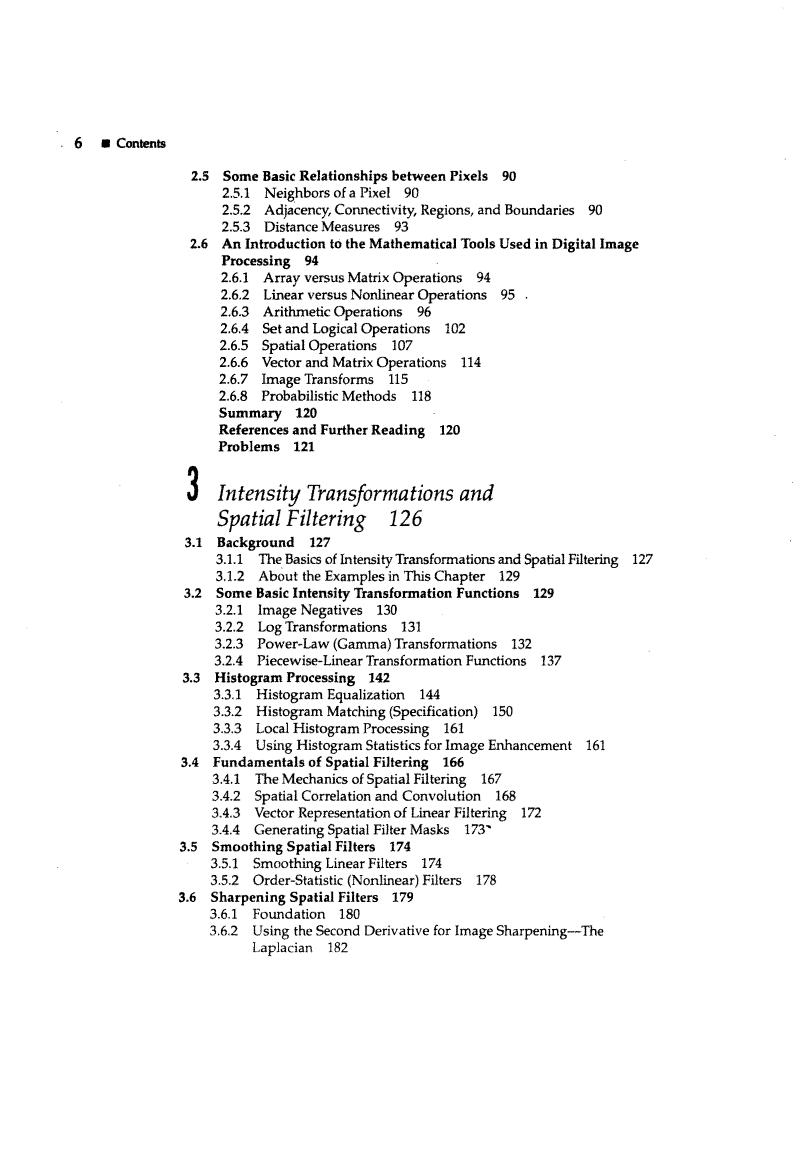
//> input picture Lab 3/Images/DIP_GW_page.tif, 2434 x 3459 px (shown at 1/3 size)
$ ./morphological   (built with g++ and OpenCV 4)
//> lines starting //> are read from the running program, lines starting //| are printed output that depends on the picture; after the words box and inside, x2 and y2 are one past the last pixel; in counts of white or black regions, pixels touching at a corner belong together
#include <iostream>
#include <string>
#include <opencv2/core/core.hpp>
#include "opencv2/imgproc/imgproc.hpp"
#include "opencv2/highgui/highgui.hpp"

using namespace std;
using namespace cv;

int main(){
	Mat img[4];
	string windowName;
	Mat ERelementRECT, ERelementELL, ERelementCROSS, DILelementRECT, DILelementELL, DILelementCROSS;
	Mat erodedRECT, erodedELL, erodedCROSS, dilatedRECT, dilatedELL, dilatedCROSS;
	Mat fixed, patrat;
	int morph_size = 1;
	Mat element = getStructuringElement(MORPH_RECT, Size(2 * morph_size + 1, 2 * morph_size + 1 ), Point(morph_size, morph_size));
	int erosion_size = 6;
	int dilation_size = 10;

	img[0] = imread("/Users/jesusjimsa/Dropbox/Documentos/Universidad/3 - Primer cuatrimestre/Digital Processing of Images/Prácticas/Digital-Processing-of-Images-UAIC/Lab 3/Images/basic_shapes.png");
//> basic_shapes.png cannot be read in this run, so this picture is empty
	img[1] = imread("/Users/jesusjimsa/Dropbox/Documentos/Universidad/3 - Primer cuatrimestre/Digital Processing of Images/Prácticas/Digital-Processing-of-Images-UAIC/Lab 3/Images/DIP_GW_page.tif");
//> img[1] is the input picture: 3459 rows x 2434 cols, CV_8UC3; 96.1% white; 1584 black regions (120 under 20 px), largest, box (x1, y1, x2, y2) and area: (561, 1397, 595, 1503) 1888, (419, 418, 470, 444) 746, (1254, 867, 1311, 911) 722
	patrat = imread("/Users/jesusjimsa/Dropbox/Documentos/Universidad/3 - Primer cuatrimestre/Digital Processing of Images/Prácticas/Digital-Processing-of-Images-UAIC/Lab 3/Images/patrat_cu_pete.tif");
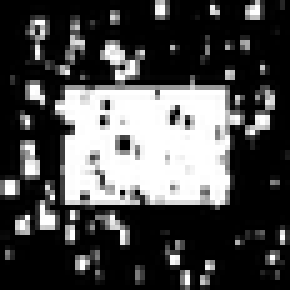
//> input picture Lab 3/Images/patrat_cu_pete.tif, 58 x 58 px, shrunk from 200 x 200 before the run (shown 5 times larger)
//> patrat is the input picture: 58 rows x 58 cols, CV_8UC3; min 0, max 255, mean 74.9
	img[3] = imread("/Users/jesusjimsa/Dropbox/Documentos/Universidad/3 - Primer cuatrimestre/Digital Processing of Images/Prácticas/Digital-Processing-of-Images-UAIC/Lab 3/Images/shapes.png");
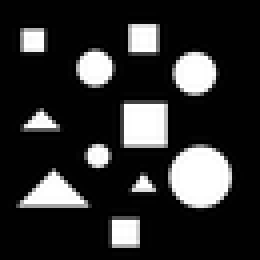
//> input picture Lab 3/Images/shapes.png, 65 x 65 px, shrunk from 225 x 225 before the run (shown 4 times larger)
//> img[3] is the input picture: 65 rows x 65 cols, CV_8UC3; min 0, max 255, mean 46.2

	// Check if the images were opened right
	for(int i = 0; i < 4; i++){
		if(!img[i].data){
			cout << "Image " << i << " could not be opened" << endl;
		}
	}

	//Erosion
	ERelementRECT = getStructuringElement(MORPH_RECT, Size(2 * erosion_size + 1, 2 * erosion_size + 1), Point(erosion_size, erosion_size));
	ERelementELL = getStructuringElement(MORPH_ELLIPSE, Size(2 * erosion_size + 1, 2 * erosion_size + 1), Point(erosion_size, erosion_size));
	ERelementCROSS = getStructuringElement(MORPH_CROSS, Size(2 * erosion_size + 1, 2 * erosion_size + 1), Point(erosion_size, erosion_size));
	erode(img[1], erodedRECT, ERelementRECT);
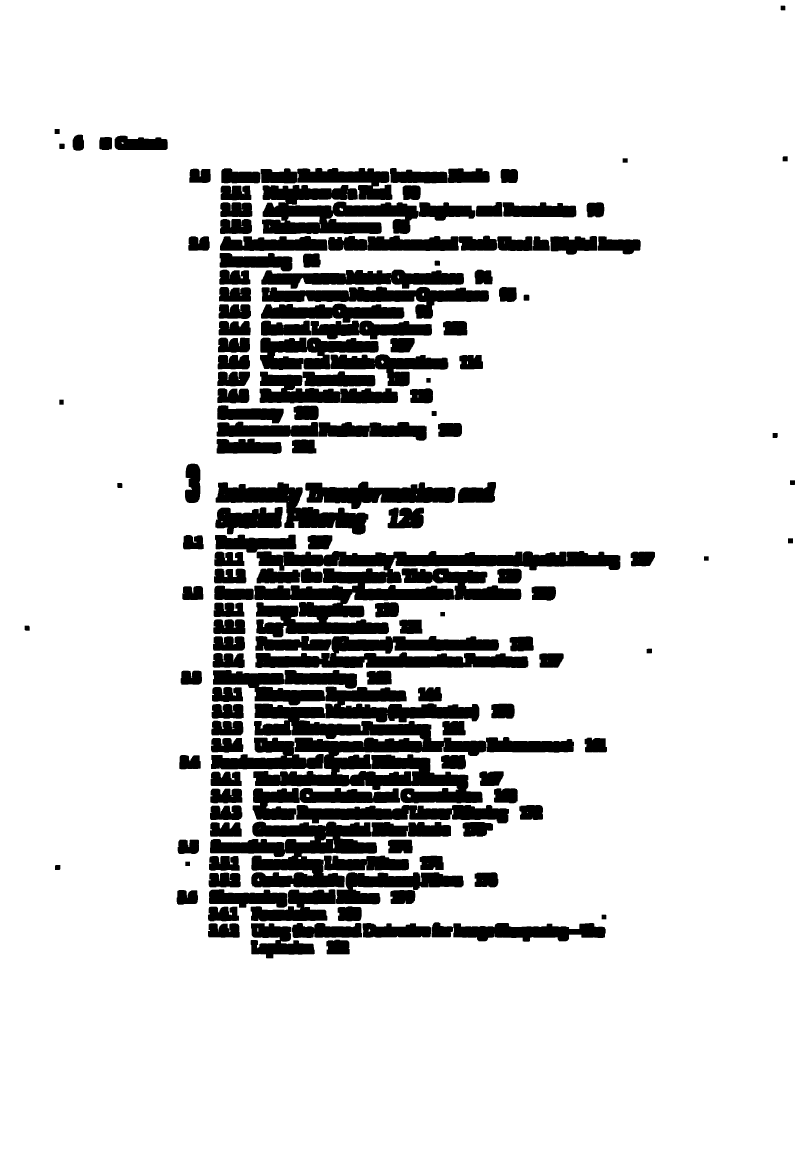
//> erodedRECT: 3459 rows x 2434 cols, CV_8UC3 (shown at 1/3 size); 85.5% white; 159 black regions, largest, box (x1, y1, x2, y2) and area: (760, 2111, 1722, 2410) 104788, (763, 1653, 1861, 1912) 99105, (630, 2465, 1131, 2662) 51734
	erode(img[1], erodedELL, ERelementELL);
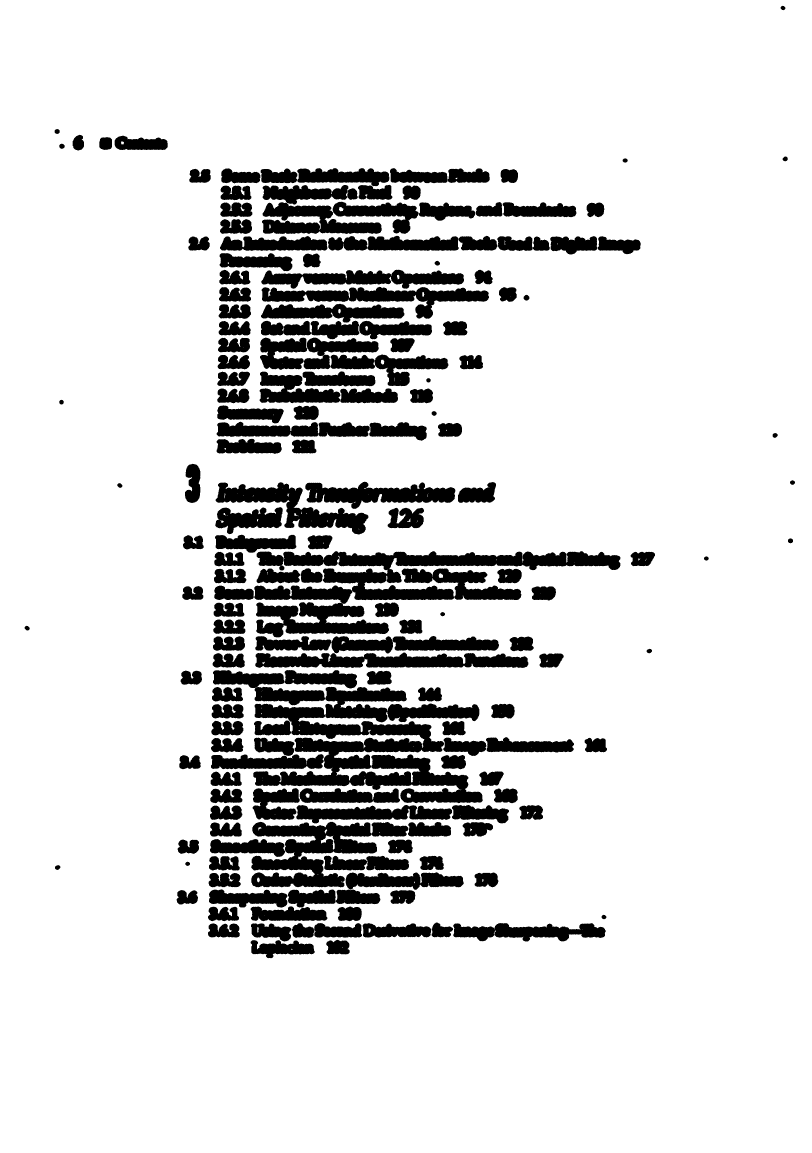
//> erodedELL: 3459 rows x 2434 cols, CV_8UC3 (shown at 1/3 size); 86.7% white; 183 black regions, largest, box (x1, y1, x2, y2) and area: (763, 1653, 1861, 1912) 88903, (760, 2111, 1448, 2410) 80268, (754, 2465, 1131, 2662) 40038
	erode(img[1], erodedCROSS, ERelementCROSS);
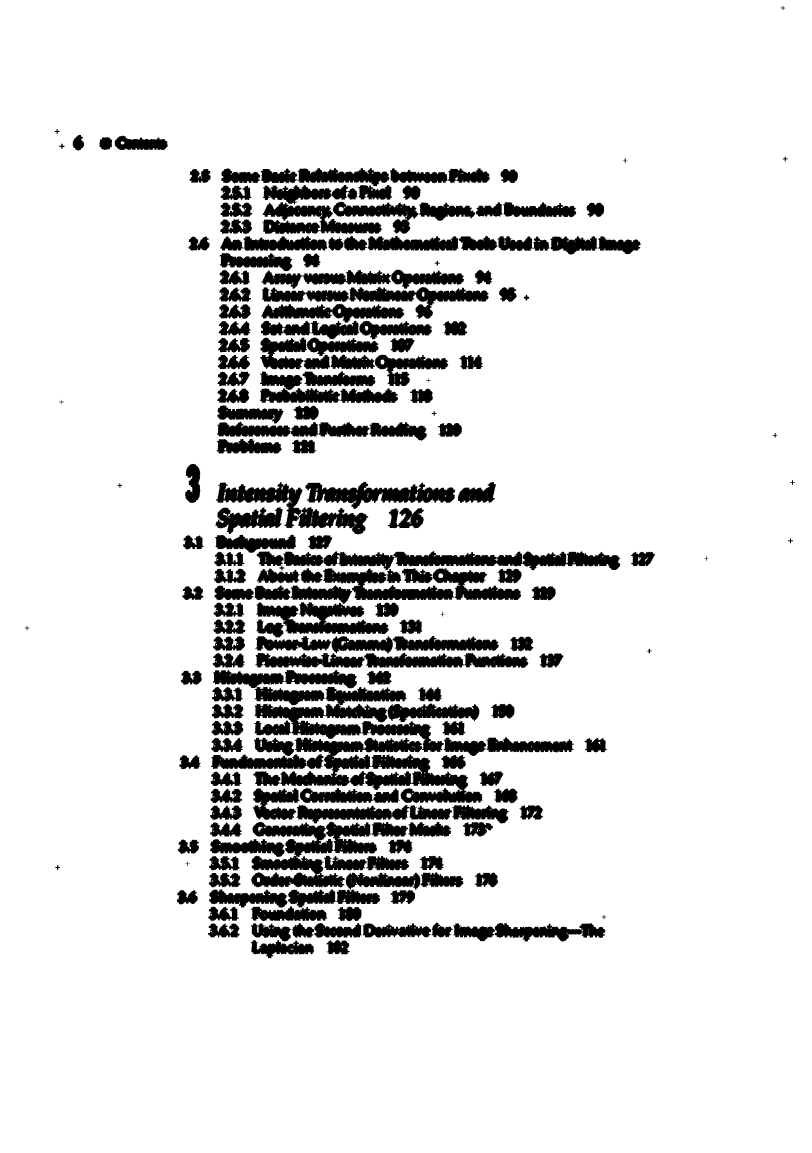
//> erodedCROSS: 3459 rows x 2434 cols, CV_8UC3 (shown at 1/3 size); 88.1% white; 203 black regions, largest, box (x1, y1, x2, y2) and area: (760, 2111, 1448, 2410) 72969, (754, 2465, 1131, 2662) 36317, (1180, 1653, 1861, 1711) 22170

	//Dilation
	DILelementRECT = getStructuringElement(MORPH_RECT, Size(2 * dilation_size + 1, 2 * dilation_size + 1), Point(dilation_size, dilation_size));
	DILelementELL = getStructuringElement(MORPH_ELLIPSE, Size(2 * dilation_size + 1, 2 * dilation_size + 1), Point(dilation_size, dilation_size));
	DILelementCROSS = getStructuringElement(MORPH_CROSS, Size(2 * dilation_size + 1, 2 * dilation_size + 1), Point(dilation_size, dilation_size));
	dilate(img[1], dilatedRECT, DILelementRECT);
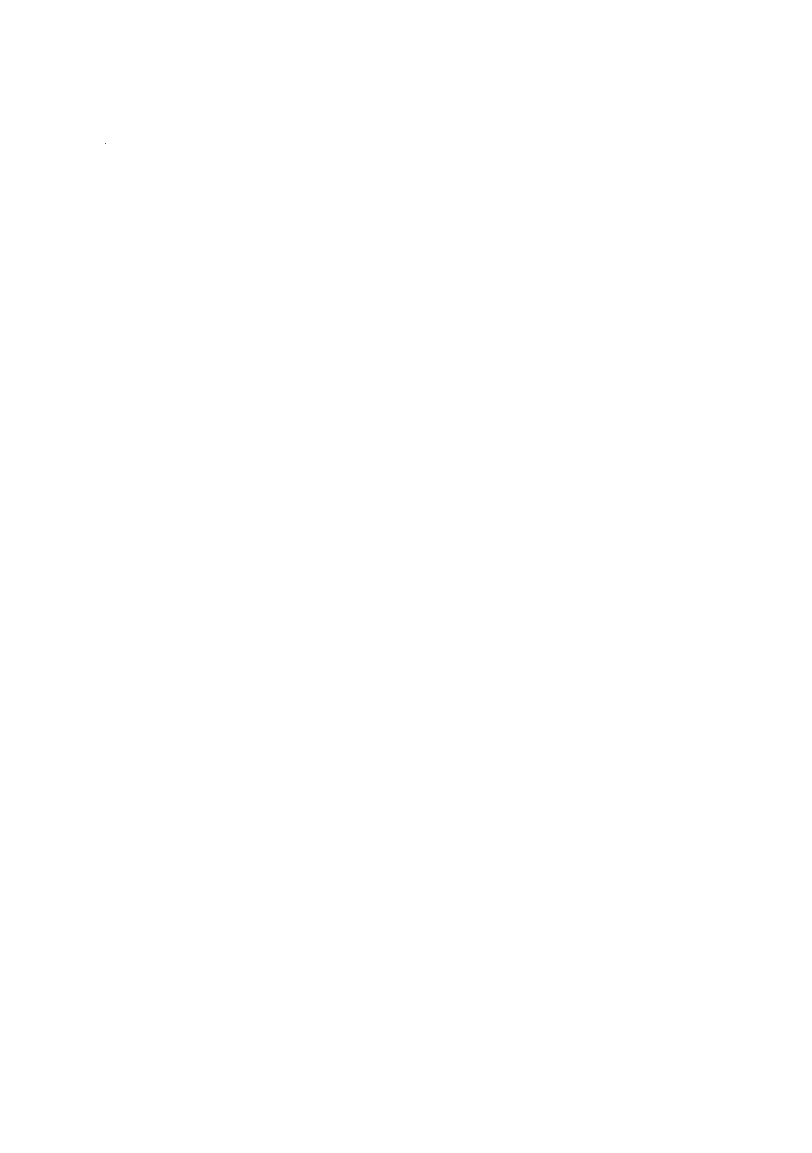
//> dilatedRECT: 3459 rows x 2434 cols, CV_8UC3 (shown at 1/3 size); 100% white; black in thin lines or dots, all inside (x1, y1, x2, y2) = (316, 429, 318, 432)
	dilate(img[1], dilatedELL, DILelementELL);
//> dilatedELL: 3459 rows x 2434 cols, CV_8UC3; 100% white; black in thin lines or dots, all inside (x1, y1, x2, y2) = (315, 428, 318, 433)
	dilate(img[1], dilatedCROSS, DILelementCROSS);
//> dilatedCROSS: 3459 rows x 2434 cols, CV_8UC3; 100% white; black in thin lines or dots, all inside (x1, y1, x2, y2) = (314, 428, 1294, 2089)

	// Opening and closing
	morphologyEx(img[1], fixed, MORPH_OPEN, element);
//> fixed: 3459 rows x 2434 cols, CV_8UC3; 95.7% white; 1131 black regions (34 under 20 px), largest, box (x1, y1, x2, y2) and area: (350, 413, 497, 444) 2338, (561, 1397, 595, 1503) 1982, (836, 2121, 969, 2161) 1686
	morphologyEx(fixed, fixed, MORPH_CLOSE, element);
//> fixed: 3459 rows x 2434 cols, CV_8UC3; 95.8% white; 1571 black regions (87 under 20 px), largest, box (x1, y1, x2, y2) and area: (561, 1398, 595, 1503) 1973, (378, 419, 469, 444) 1492, (665, 766, 749, 797) 1183
	morphologyEx(fixed, fixed, MORPH_OPEN, element);
//> fixed: 3459 rows x 2434 cols, CV_8UC3; 95.8% white; 1385 black regions (56 under 20 px), largest, box (x1, y1, x2, y2) and area: (561, 1398, 595, 1503) 1973, (350, 413, 469, 444) 1858, (1254, 867, 1347, 911) 1230
	morphologyEx(fixed, fixed, MORPH_CLOSE, element);
	morphologyEx(fixed, fixed, MORPH_OPEN, element);

	erode(patrat, patrat, ERelementRECT);
	dilate(patrat, patrat, DILelementRECT);
//> patrat: 58 rows x 58 cols, CV_8UC3; min 0, max 125, mean 23.9
	dilate(patrat, patrat, DILelementRECT);
	erode(patrat, patrat, ERelementRECT);
	erode(patrat, patrat, ERelementRECT);
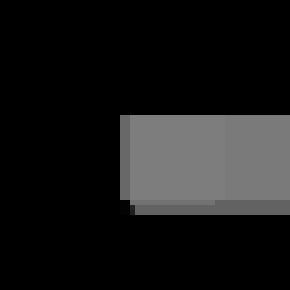
//> patrat: 58 rows x 58 cols, CV_8UC3 (shown 5 times larger); min 0, max 125, mean 23.9
	// [6 lines of commented-out code are left out]

	namedWindow(windowName, WINDOW_AUTOSIZE);	// Create a window for display.
	imshow(windowName, patrat);


	// [41 lines of commented-out code are left out]

	waitKey(0);									// Wait for a keystroke in the window
}
